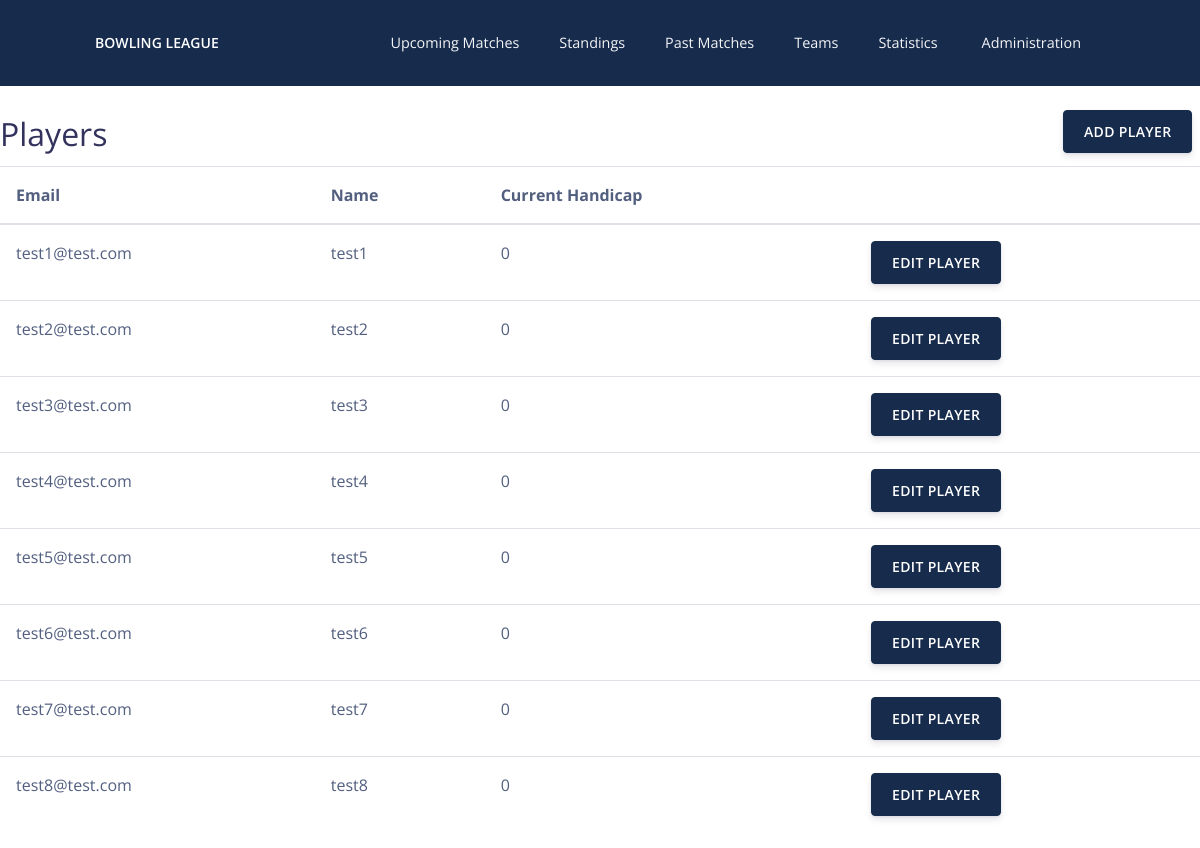
Page /Frontend/admin/players.php (signed in) on the committed database.
### tables this page shows
CREATE TABLE players (
    email VARCHAR(255) NOT NULL UNIQUE,
    playerName VARCHAR(255) NOT NULL,
    currentHandicap INT(11) DEFAULT 0,
    PRIMARY KEY (email)
);

### Frontend/admin/players.php (the view, shortened to what this page needs)
<?php
require "../includes/connection.inc.php";
$sql = "SELECT * FROM players;";
if ($stmt = mysqli_prepare($link, $sql)) {
    mysqli_stmt_execute($stmt);
    $result = mysqli_stmt_get_result($stmt);
} else {
    exit();
}
?>
<!DOCTYPE html>
<html lang="en">
<head>
    <link href="assets/vendor/icomoon/icomoon.min.css" rel="stylesheet"/>
    <link type="text/css" href="assets/css/argon.min.css" rel="stylesheet"/>
</head>
<body>
<?php
include_once "../includes/navbar.inc.php";
?>
<main>
    <br>
    <h2 style="float: left">Players</h2>
    <a style="float: right" class="btn btn-default" href="admin/add-player.php" role="button">Add Player</a>
    <table class="table">
        <thead>
        <tr>
            <th scope="col">Email</th>
            <th scope="col">Name</th>
            <th scope="col">Current Handicap</th>
            <th scope="col"></th>
        </tr>
        </thead>
        <tbody>
        <?php
        while ($row = mysqli_fetch_assoc($result)) {
            echo '<tr>';
            echo '<td>' . $row['email'] . '</td>';
            echo '<td>' . $row['playerName'] . '</td>';
            echo '<td>' . $row['currentHandicap'] . '</td>';
            echo '<td><a class="btn btn-default" href="admin/edit-player.php?playerEmail=' . $row['email'] . '" role="button">Edit Player</a></td>';
            echo '</tr>';
        }
        ?>
        </tbody>
    </table>
</main>
</body>
</html>

### rows in the picture
players: email "test1@test.com", playerName "test1", currentHandicap "0"
players: email "test2@test.com", playerName "test2", currentHandicap "0"
players: email "test3@test.com", playerName "test3", currentHandicap "0"
players: email "test4@test.com", playerName "test4", currentHandicap "0"
players: email "test5@test.com", playerName "test5", currentHandicap "0"
players: email "test6@test.com", playerName "test6", currentHandicap "0"
players: email "test7@test.com", playerName "test7", currentHandicap "0"
players: email "test8@test.com", playerName "test8", currentHandicap "0"
